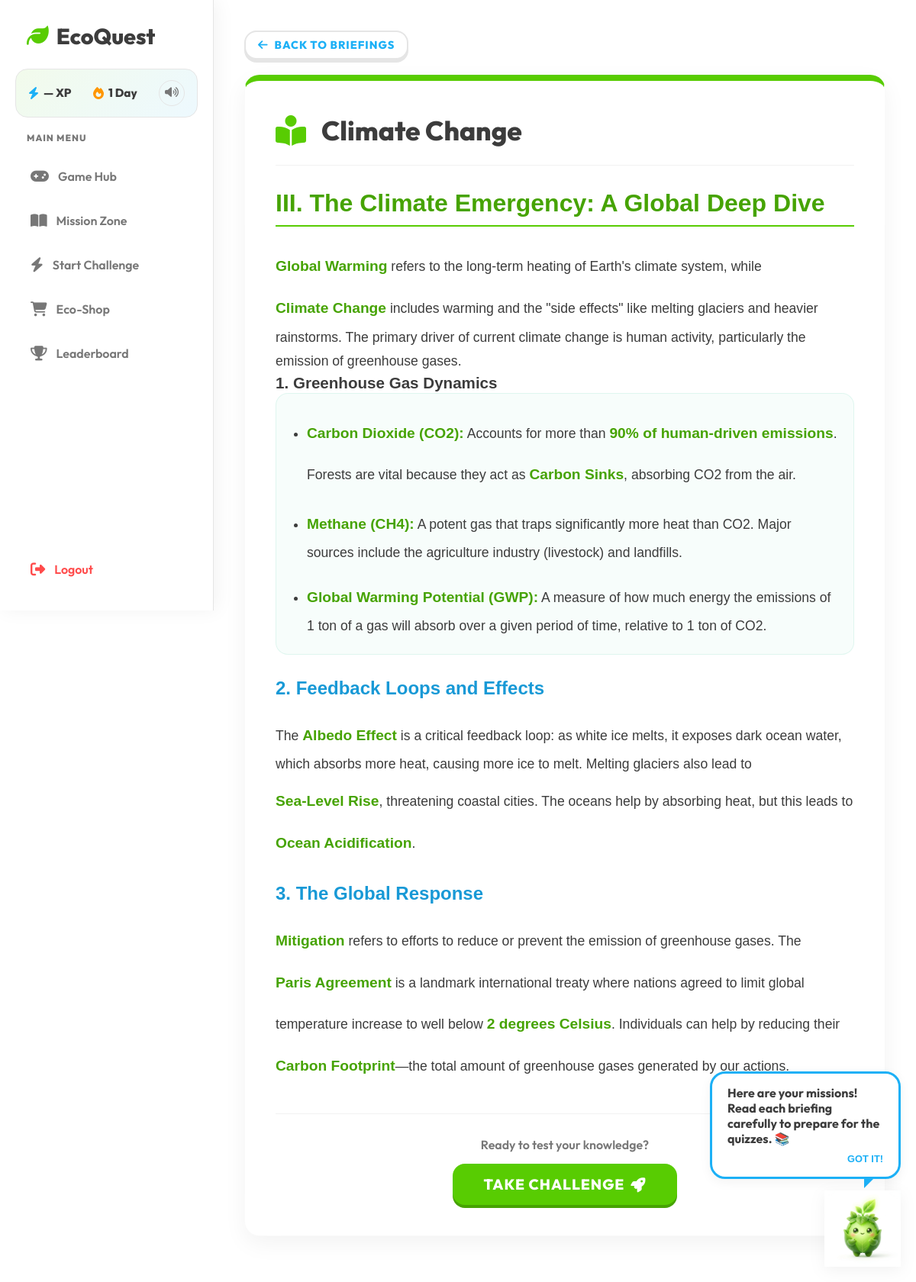
/learning/3 (signed in), run on the app's committed database.
### tables this page shows
CREATE TABLE topics (
    topic_id INTEGER PRIMARY KEY AUTOINCREMENT,
    topic_name TEXT NOT NULL,
    content TEXT
, icon TEXT, description TEXT);

### app.py (the view)
@app.route("/learning/<int:topic_id>")
def topic_detail(topic_id):
    if "user_id" not in session:
        return redirect("/")
    conn = get_connection()
    cursor = conn.cursor()
    cursor.execute("SELECT topic_id, topic_name, content FROM topics WHERE topic_id=?", (topic_id,))
    topic = cursor.fetchone()
    conn.close()
    if not topic:
        return redirect("/learning")
    return render_template("topic_detail.html", topic=topic)

### app.py (called while the page is built)
def get_connection():
    return sqlite3.connect("database.db")

### templates/topic_detail.html (shortened to what this page needs)
{% extends "base.html" %}
{% block content %}
<div class="animate-fade-in" style="max-width: 900px; margin: 0 auto;">
    <div style="margin-bottom: 20px;">
        <a href="{{ url_for('learning') }}" class="btn btn-secondary" style="padding: 8px 16px; font-size: 0.9rem;">
            <i class="fa-solid fa-arrow-left"></i> Back to Briefings
        </a>
    </div>
    <div class="card" style="border-top: 8px solid var(--primary); padding: 40px;">
        <div
            style="display: flex; align-items: center; gap: 20px; margin-bottom: 30px; border-bottom: 1px solid rgba(0,0,0,0.05); padding-bottom: 20px;">
            <div style="font-size: 2.5rem; color: var(--primary);">
                <i class="fa-solid fa-book-open-reader"></i>
            </div>
            <h1 style="font-size: 2.2rem; color: var(--text-main); margin: 0;">{{ topic[1] }}</h1>
        </div>
        <div class="detailed-content" style="line-height: 1.8; color: var(--text-main); font-size: 1.1rem;">
            {{ topic[2] | safe }}
        </div>
        <div style="margin-top: 40px; padding-top: 30px; border-top: 1px solid rgba(0,0,0,0.05); text-align: center;">
            <p class="text-muted" style="margin-bottom: 15px; font-weight: 600;">Ready to test your knowledge?</p>
            <a href="{{ url_for('quiz', topic_id=topic[0]) }}" class="btn"
                style="font-size: 1.2rem; padding: 15px 40px;">
                Take Challenge <i class="fa-solid fa-rocket"></i>
            </a>
        </div>
    </div>
</div>
{% endblock %}

### static/style.css (style rules this page uses)
:root { --primary: #58CC02; --primary-dark: #46a302; --primary-light: #89E219; --secondary: #1CB0F6; --secondary-dark: #1899d6; --accent: #FFC800; --danger: #FF4B4B; --danger-dark: #EA2B2B; --background: #FFFFFF; --bg-light: #FFFFFF; --bg-sidebar: #F7F7F7; --surface: #FFFFFF; --text-main: #3C3C3C; --text-muted: #777777; --warning: #FFC800; --warning-dark: #D3A600; --border-color: #E5E5E5; --glass-bg: rgba(255, 255, 255, 0.9); --glass-border: rgba(255, 255, 255, 0.4); --glass-shadow: 0 8px 32px 0 rgba(31, 38, 135, 0.07); --radius-lg: 20px; --radius-md: 16px; --radius-sm: 12px; --transition: all 0.2s ease-in-out; --font-main: 'Nunito', sans-serif; --shadow: 0 4px 15px rgba(0,0,0,0.05); --coin-gold: #FFD700; --streak-fire: #FF4500; }
* { box-sizing: border-box; margin: 0; padding: 0; }
body { font-family: 'Outfit', 'Nunito', sans-serif; background-color: var(--background); color: var(--text-main); min-height: 100vh; display: flex; overflow-x: hidden; }
h1, h2, h3, h4, h5, h6 { font-weight: 800; color: var(--text-main); line-height: 1.2; }
.text-muted { color: var(--text-muted); }
.card { background: var(--surface); padding: 30px; border-radius: var(--radius-lg); box-shadow: 0 10px 30px rgba(0, 0, 0, 0.05); transition: var(--transition); border: 1px solid rgba(0, 0, 0, 0.02); }
.btn { display: inline-flex; align-items: center; justify-content: center; gap: 8px; background: var(--primary); color: white; padding: 14px 28px; border: none; border-radius: var(--radius-md); font-size: 1.1rem; font-weight: 800; text-transform: uppercase; letter-spacing: 1px; cursor: pointer; transition: var(--transition); text-decoration: none; box-shadow: 0 4px 0 var(--primary-dark); }
.btn-secondary { background: white; color: var(--secondary); border: 2px solid var(--border-color); box-shadow: 0 4px 0 var(--border-color); }
.briefing-content { font-family: 'Nunito', sans-serif; line-height: 1.8; }
.briefing-title { color: var(--primary-dark); font-size: 2rem; border-bottom: 2px solid var(--primary); padding-bottom: 10px; margin-top: 30px; margin-bottom: 20px; }
.briefing-section { color: var(--secondary-dark); margin-top: 30px; margin-bottom: 15px; font-size: 1.5rem; }
.animate-fade-in { animation: fadeIn 0.6s cubic-bezier(0.4, 0, 0.2, 1) forwards; }

### templates/topic_detail.html (style rules this page uses)
.detailed-content strong { color: var(--primary-dark); font-size: 1.2rem; display: inline-block; margin-top: 15px; margin-bottom: 5px; }
.detailed-content ul { background: rgba(16, 185, 129, 0.03); padding: 20px 20px 20px 40px; border-radius: var(--radius-md); border: 1px solid rgba(16, 185, 129, 0.1); }
.detailed-content li { margin-bottom: 10px; }
.detailed-content li:last-child { margin-bottom: 0; }

### data on the page
topics: topic_name "Climate Change", content "III. The Climate Emergency: A Global Deep Dive Global Warming refers to the long-term heating of Earth's climate system, while Climate Change includes warming and the \"side effects\" like melting glaciers and heavier rainstorms. The primary driver of current climate change is human activity, particularly the emission of greenhouse gases. 1. Greenhouse Gas Dynamics Carbon Dioxide (CO2): Accounts for more than 90% of human-driven emissions . Forests are vital because they act as Carbon Sinks , absorbing CO2 from the air. Methane (CH4): A potent gas that traps significantly more heat than CO2. Major sources include the agriculture industry (livestock) and landfills. Global Warming Potential…"

### other printed values
{{ session.get('xp', '—') }} "—"
{{ session.get('streak', 1) }} "1"
